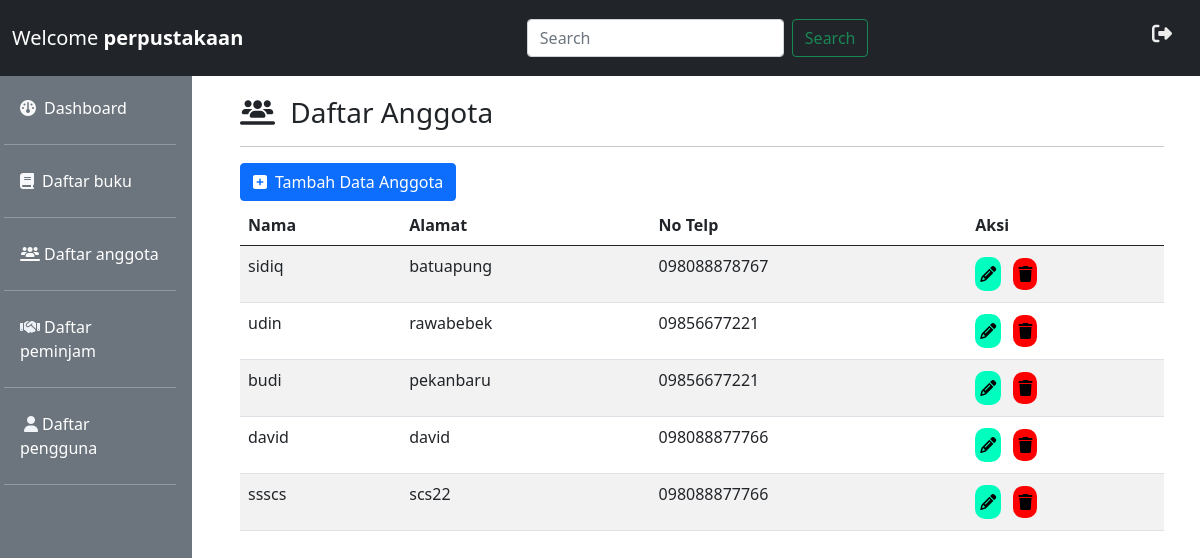
/anggota.php, run on the app's committed database.
### tables this page shows
CREATE TABLE `anggota` (
  `id` int(10) NOT NULL,
  `Nama` varchar(30) NOT NULL,
  `alamat` varchar(30) NOT NULL,
  `no_telepon` varchar(20) NOT NULL
);

### anggota.php (the view, shortened to what this page needs)
<!doctype html>
<html lang="en">
  <head>
    <link href="https://cdn.jsdelivr.net/npm/bootstrap@5.0.2/dist/css/bootstrap.min.css" rel="stylesheet">
    <link rel="stylesheet" href="admin.css">
    <link rel="stylesheet" href="asset/fontawesome-free-6.4.2-web/fontawesome-free-6.4.2-web/css/all.min.css">
  </head>
  <body>
     <?php
      include 'header.php';
      ?>
      <?php
      include 'sidenav.php';
      ?>
        <div class="col-md-10 p-5 full-height ">
            <h3>
                <i class="fa-solid fa-users-line me-2"></i> Daftar Anggota</h3><hr>
                <a href="input.php?tambah_anggota" class="btn btn-primary mb-1"><i class="fas fa-plus-square me-2"></i>Tambah Data Anggota</a>
                <table class="table table-striped">
                <thead>
                    <tr>
                    <th scope="col">Nama</th>
                    <th scope="col">Alamat</th>
                    <th scope="col">No Telp</th>
                    <th scope="col">Aksi</th>
                    </tr>
                </thead>
                <tbody>
                <?php
                        include "connection.php";
                        $result = mysqli_query($connect,"SELECT * from anggota");
                        while($tampil = mysqli_fetch_assoc($result)){
                    echo "<tr>";
                    echo "<td>".$tampil['Nama']."</td>";
                    echo "<td>".$tampil['alamat']."</td>";
                    echo "<td>".$tampil['no_telepon']."</td>";
                    echo "<td>
                        <a class='me-2 edit link-light' href=\"input.php?ubah_anggota=$tampil[id]\"  type=\"button\" >
                        <i class='fa fa-pencil' aria-hidden=\"true\"></i>
                        </a>
                        <a href=\"processing.php?delet_anggota=$tampil[id]\" class='delete link-light' onClick=\"return confirm('anda yakin???')\">
                        <i class=\"fa fa-trash\"></i>
                        </a>
                    </td>";
                    echo "</tr>";
                    }
                    ?>
                </tbody>
                </table>
        </div>
    </div>
  </body>
</html>

### admin.css (style rules this page uses)
html,body { height: 100%; margin: 0; }
.full-height { height: 100%; }
.edit { background-color: #00ffbf; padding: 5px; border-radius: 10px; margin: 3px 0; color: #000000; }
.delete { background-color: #ff0000; padding: 5px; border-radius: 10px; margin: 3px 0; color: #000000; }

### data on the page
anggota: Nama "sidiq", alamat "batuapung", no_telepon "098088878767"
anggota: Nama "udin", alamat "rawabebek", no_telepon "09856677221"
anggota: Nama "budi", alamat "pekanbaru", no_telepon "09856677221"
anggota: Nama "david", alamat "david", no_telepon "098088877766"
anggota: Nama "ssscs", alamat "scs22", no_telepon "098088877766"
